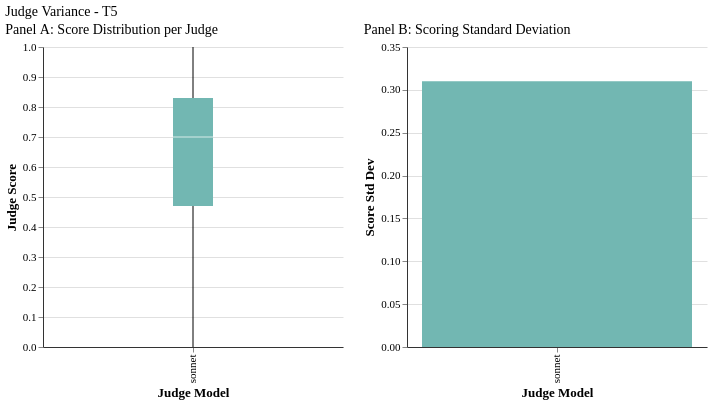

This figure's Vega-Lite source:
### Vega-Lite specification from a JSON file in a GitHub repository (floating-point values rounded to 4 significant figures)
{"config": {"font": "serif", "axis": {"labelFontSize": 11, "titleFontSize": 13, "gridColor": "#e0e0e0", "domainColor": "#333333"}, "legend": {"labelFontSize": 11, "titleFontSize": 12}, "title": {"fontSize": 14, "anchor": "start", "fontWeight": "normal"}, "view": {"stroke": null, "continuousWidth": 400, "continuousHeight": 300}, "mark": {"tooltip": true}}, "hconcat": [{"data": {"name": "data-ff812418f40cdd71935494eda419fae9"}, "mark": {"type": "boxplot", "size": 40}, "encoding": {"color": {"field": "judge_display", "legend": null, "scale": {"domain": ["sonnet"], "range": ["#72B7B2"]}, "title": "Judge", "type": "nominal"}, "x": {"field": "judge_display", "sort": ["sonnet"], "title": "Judge Model", "type": "nominal"}, "y": {"field": "judge_score", "scale": {"domain": [0.0, 1.0]}, "title": "Judge Score", "type": "quantitative"}}, "title": "Panel A: Score Distribution per Judge", "width": 300}, {"data": {"name": "data-a0a86a71abc188f29781d525d860eb8d"}, "mark": {"type": "bar"}, "encoding": {"color": {"field": "judge_display", "legend": null, "scale": {"domain": ["sonnet"], "range": ["#72B7B2"]}, "type": "nominal"}, "tooltip": [{"field": "judge_display", "title": "Judge", "type": "nominal"}, {"field": "score_std", "format": ".3f", "title": "Std Dev", "type": "quantitative"}], "x": {"field": "judge_display", "sort": ["sonnet"], "title": "Judge Model", "type": "nominal"}, "y": {"field": "score_std", "scale": {"domain": [0, 0.35]}, "title": "Score Std Dev", "type": "quantitative"}}, "title": "Panel B: Scoring Standard Deviation", "width": 300}], "title": "Judge Variance - T5", "$schema": "https://vega.github.io/schema/vega-lite/v6.1.0.json", "datasets": {"data-ff812418f40cdd71935494eda419fae9": [{"tier": "T5", "judge_model": "sonnet", "judge_score": 0.84, "judge_display": "sonnet"}, {"tier": "T5", "judge_model": "sonnet", "judge_score": 0.0, "judge_display": "sonnet"}, {"tier": "T5", "judge_model": "sonnet", "judge_score": 0.74, "judge_display": "sonnet"}, {"tier": "T5", "judge_model": "sonnet", "judge_score": 0.94, "judge_display": "sonnet"}, {"tier": "T5", "judge_model": "sonnet", "judge_score": 0.58, "judge_display": "sonnet"}, {"tier": "T5", "judge_model": "sonnet", "judge_score": 0.98, "judge_display": "sonnet"}, {"tier": "T5", "judge_model": "sonnet", "judge_score": 0.48, "judge_display": "sonnet"}, {"tier": "T5", "judge_model": "sonnet", "judge_score": 0.52, "judge_display": "sonnet"}, {"tier": "T5", "judge_model": "sonnet", "judge_score": 0.44, "judge_display": "sonnet"}, {"tier": "T5", "judge_model": "sonnet", "judge_score": 0.73, "judge_display": "sonnet"}, {"tier": "T5", "judge_model": "sonnet", "judge_score": 0.31, "judge_display": "sonnet"}, {"tier": "T5", "judge_model": "sonnet", "judge_score": 0.0, "judge_display": "sonnet"}, {"tier": "T5", "judge_model": "sonnet", "judge_score": 0.83, "judge_display": "sonnet"}, {"tier": "T5", "judge_model": "sonnet", "judge_score": 0.77, "judge_display": "sonnet"}, {"tier": "T5", "judge_model": "sonnet", "judge_score": 0.83, "judge_display": "sonnet"}, {"tier": "T5", "judge_model": "sonnet", "judge_score": 0.67, "judge_display": "sonnet"}, {"tier": "T5", "judge_model": "sonnet", "judge_score": 0.83, "judge_display": "sonnet"}, {"tier": "T5", "judge_model": "sonnet", "judge_score": 1.0, "judge_display": "sonnet"}, {"tier": "T5", "judge_model": "sonnet", "judge_score": 0.83, "judge_display": "sonnet"}, {"tier": "T5", "judge_model": "sonnet", "judge_score": 0.61, "judge_display": "sonnet"}, {"tier": "T5", "judge_model": "sonnet", "judge_score": 0.17, "judge_display": "sonnet"}, {"tier": "T5", "judge_model": "sonnet", "judge_score": 0.0, "judge_display": "sonnet"}, {"tier": "T5", "judge_model": "sonnet", "judge_score": 0.67, "judge_display": "sonnet"}, {"tier": "T5", "judge_model": "sonnet", "judge_score": 0.83, "judge_display": "sonnet"}], "data-a0a86a71abc188f29781d525d860eb8d": [{"judge_display": "sonnet", "score_std": 0.3101}]}}
